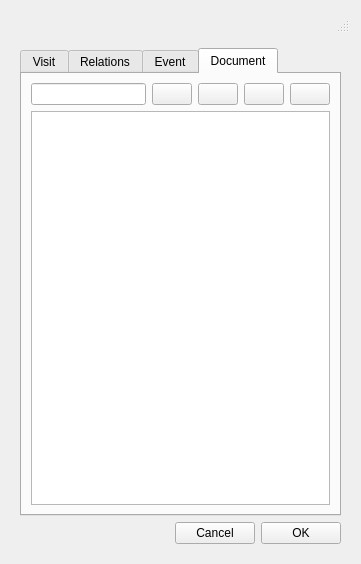
<?xml version="1.0" encoding="UTF-8"?>
<ui version="4.0">
 <class>MainWindow</class>
 <widget class="QWidget" name="MainWindow">
  <property name="geometry">
   <rect>
    <x>0</x>
    <y>0</y>
    <width>361</width>
    <height>564</height>
   </rect>
  </property>
  <property name="windowTitle">
   <string>MainWindow</string>
  </property>
  <layout class="QVBoxLayout" name="verticalLayout_3">
   <item>
    <widget class="QStatusBar" name="statusbar"/>
   </item>
   <item>
    <widget class="QWidget" name="centralwidget" native="true">
     <layout class="QVBoxLayout" name="verticalLayout_2">
      <item>
       <widget class="QTabWidget" name="tabWidget">
        <property name="currentIndex">
         <number>3</number>
        </property>
        <widget class="QWidget" name="Visit">
         <attribute name="title">
          <string>Visit</string>
         </attribute>
         <layout class="QVBoxLayout" name="verticalLayout" stretch="0,0,0,0,0,0,0,0">
          <item>
           <layout class="QHBoxLayout" name="horizontalLayout" stretch="0,0,1">
            <item>
             <widget class="QLabel" name="label_node_type">
              <property name="font">
               <font>
                <pointsize>8</pointsize>
                <weight>50</weight>
                <bold>false</bold>
               </font>
              </property>
              <property name="frameShape">
               <enum>QFrame::NoFrame</enum>
              </property>
              <property name="frameShadow">
               <enum>QFrame::Plain</enum>
              </property>
              <property name="text">
               <string>Id:</string>
              </property>
              <property name="textFormat">
               <enum>Qt::AutoText</enum>
              </property>
              <property name="scaledContents">
               <bool>false</bool>
              </property>
              <property name="alignment">
               <set>Qt::AlignLeading|Qt::AlignLeft|Qt::AlignVCenter</set>
              </property>
              <property name="margin">
               <number>3</number>
              </property>
             </widget>
            </item>
            <item>
             <spacer name="horizontalSpacer_2">
              <property name="orientation">
               <enum>Qt::Horizontal</enum>
              </property>
              <property name="sizeType">
               <enum>QSizePolicy::Preferred</enum>
              </property>
              <property name="sizeHint" stdset="0">
               <size>
                <width>70</width>
                <height>20</height>
               </size>
              </property>
             </spacer>
            </item>
            <item>
             <widget class="QLineEdit" name="visit_id">
              <property name="enabled">
               <bool>false</bool>
              </property>
              <property name="frame">
               <bool>true</bool>
              </property>
             </widget>
            </item>
           </layout>
          </item>
          <item>
           <layout class="QHBoxLayout" name="horizontalLayout_2" stretch="0,0,1">
            <item>
             <widget class="QLabel" name="label_node_type_3">
              <property name="font">
               <font>
                <pointsize>8</pointsize>
                <weight>50</weight>
                <bold>false</bold>
               </font>
              </property>
              <property name="frameShape">
               <enum>QFrame::NoFrame</enum>
              </property>
              <property name="frameShadow">
               <enum>QFrame::Plain</enum>
              </property>
              <property name="text">
               <string>Start date:* </string>
              </property>
              <property name="textFormat">
               <enum>Qt::AutoText</enum>
              </property>
              <property name="scaledContents">
               <bool>false</bool>
              </property>
              <property name="alignment">
               <set>Qt::AlignLeading|Qt::AlignLeft|Qt::AlignVCenter</set>
              </property>
              <property name="margin">
               <number>3</number>
              </property>
             </widget>
            </item>
            <item>
             <spacer name="horizontalSpacer_3">
              <property name="orientation">
               <enum>Qt::Horizontal</enum>
              </property>
              <property name="sizeType">
               <enum>QSizePolicy::Fixed</enum>
              </property>
              <property name="sizeHint" stdset="0">
               <size>
                <width>22</width>
                <height>20</height>
               </size>
              </property>
             </spacer>
            </item>
            <item>
             <widget class="QDateEdit" name="startdate">
              <property name="enabled">
               <bool>true</bool>
              </property>
              <property name="calendarPopup">
               <bool>true</bool>
              </property>
              <property name="date">
               <date>
                <year>2016</year>
                <month>1</month>
                <day>1</day>
               </date>
              </property>
             </widget>
            </item>
           </layout>
          </item>
          <item>
           <layout class="QHBoxLayout" name="horizontalLayout_3" stretch="0,0,1">
            <item>
             <widget class="QLabel" name="label_node_type_2">
              <property name="font">
               <font>
                <pointsize>8</pointsize>
                <weight>50</weight>
                <bold>false</bold>
               </font>
              </property>
              <property name="frameShape">
               <enum>QFrame::NoFrame</enum>
              </property>
              <property name="frameShadow">
               <enum>QFrame::Plain</enum>
              </property>
              <property name="text">
               <string>End date:*</string>
              </property>
              <property name="textFormat">
               <enum>Qt::AutoText</enum>
              </property>
              <property name="scaledContents">
               <bool>false</bool>
              </property>
              <property name="alignment">
               <set>Qt::AlignLeading|Qt::AlignLeft|Qt::AlignVCenter</set>
              </property>
              <property name="margin">
               <number>3</number>
              </property>
             </widget>
            </item>
            <item>
             <spacer name="horizontalSpacer_4">
              <property name="orientation">
               <enum>Qt::Horizontal</enum>
              </property>
              <property name="sizeType">
               <enum>QSizePolicy::Fixed</enum>
              </property>
              <property name="sizeHint" stdset="0">
               <size>
                <width>30</width>
                <height>20</height>
               </size>
              </property>
             </spacer>
            </item>
            <item>
             <widget class="QDateEdit" name="enddate">
              <property name="enabled">
               <bool>true</bool>
              </property>
              <property name="calendarPopup">
               <bool>true</bool>
              </property>
              <property name="date">
               <date>
                <year>2016</year>
                <month>1</month>
                <day>1</day>
               </date>
              </property>
             </widget>
            </item>
           </layout>
          </item>
          <item>
           <layout class="QHBoxLayout" name="horizontalLayout_4" stretch="0,0,1">
            <item>
             <widget class="QLabel" name="label_node_type_5">
              <property name="font">
               <font>
                <pointsize>8</pointsize>
                <weight>50</weight>
                <bold>false</bold>
               </font>
              </property>
              <property name="frameShape">
               <enum>QFrame::NoFrame</enum>
              </property>
              <property name="frameShadow">
               <enum>QFrame::Plain</enum>
              </property>
              <property name="text">
               <string>User name:</string>
              </property>
              <property name="textFormat">
               <enum>Qt::AutoText</enum>
              </property>
              <property name="scaledContents">
               <bool>false</bool>
              </property>
              <property name="alignment">
               <set>Qt::AlignLeading|Qt::AlignLeft|Qt::AlignVCenter</set>
              </property>
              <property name="margin">
               <number>3</number>
              </property>
             </widget>
            </item>
            <item>
             <spacer name="horizontalSpacer_5">
              <property name="orientation">
               <enum>Qt::Horizontal</enum>
              </property>
              <property name="sizeType">
               <enum>QSizePolicy::Fixed</enum>
              </property>
              <property name="sizeHint" stdset="0">
               <size>
                <width>27</width>
                <height>20</height>
               </size>
              </property>
             </spacer>
            </item>
            <item>
             <widget class="QLineEdit" name="cur_user">
              <property name="enabled">
               <bool>false</bool>
              </property>
              <property name="frame">
               <bool>true</bool>
              </property>
             </widget>
            </item>
           </layout>
          </item>
          <item>
           <layout class="QHBoxLayout" name="horizontalLayout_5" stretch="0,0,1">
            <item>
             <widget class="QLabel" name="label_node_type_4">
              <property name="font">
               <font>
                <pointsize>8</pointsize>
                <weight>50</weight>
                <bold>false</bold>
               </font>
              </property>
              <property name="frameShape">
               <enum>QFrame::NoFrame</enum>
              </property>
              <property name="frameShadow">
               <enum>QFrame::Plain</enum>
              </property>
              <property name="text">
               <string>Code:</string>
              </property>
              <property name="textFormat">
               <enum>Qt::AutoText</enum>
              </property>
              <property name="scaledContents">
               <bool>false</bool>
              </property>
              <property name="alignment">
               <set>Qt::AlignLeading|Qt::AlignLeft|Qt::AlignVCenter</set>
              </property>
              <property name="margin">
               <number>3</number>
              </property>
             </widget>
            </item>
            <item>
             <spacer name="horizontalSpacer_6">
              <property name="orientation">
               <enum>Qt::Horizontal</enum>
              </property>
              <property name="sizeType">
               <enum>QSizePolicy::Fixed</enum>
              </property>
              <property name="sizeHint" stdset="0">
               <size>
                <width>54</width>
                <height>20</height>
               </size>
              </property>
             </spacer>
            </item>
            <item>
             <widget class="QLineEdit" name="ext_code">
              <property name="enabled">
               <bool>true</bool>
              </property>
              <property name="frame">
               <bool>true</bool>
              </property>
             </widget>
            </item>
           </layout>
          </item>
          <item>
           <layout class="QHBoxLayout" name="horizontalLayout_6" stretch="0,0,1">
            <item>
             <widget class="QLabel" name="label_flexunion_code_4">
              <property name="font">
               <font>
                <pointsize>8</pointsize>
               </font>
              </property>
              <property name="frameShape">
               <enum>QFrame::NoFrame</enum>
              </property>
              <property name="frameShadow">
               <enum>QFrame::Plain</enum>
              </property>
              <property name="text">
               <string>Visitcat id:*</string>
              </property>
              <property name="textFormat">
               <enum>Qt::AutoText</enum>
              </property>
              <property name="scaledContents">
               <bool>false</bool>
              </property>
              <property name="alignment">
               <set>Qt::AlignLeading|Qt::AlignLeft|Qt::AlignVCenter</set>
              </property>
              <property name="margin">
               <number>3</number>
              </property>
             </widget>
            </item>
            <item>
             <spacer name="horizontalSpacer_7">
              <property name="orientation">
               <enum>Qt::Horizontal</enum>
              </property>
              <property name="sizeType">
               <enum>QSizePolicy::Fixed</enum>
              </property>
              <property name="sizeHint" stdset="0">
               <size>
                <width>27</width>
                <height>20</height>
               </size>
              </property>
             </spacer>
            </item>
            <item>
             <widget class="QComboBox" name="visitcat_id">
              <property name="editable">
               <bool>true</bool>
              </property>
              <property name="sizeAdjustPolicy">
               <enum>QComboBox::AdjustToContents</enum>
              </property>
             </widget>
            </item>
           </layout>
          </item>
          <item>
           <widget class="QLabel" name="label_flexunion_code_5">
            <property name="font">
             <font>
              <pointsize>8</pointsize>
             </font>
            </property>
            <property name="frameShape">
             <enum>QFrame::NoFrame</enum>
            </property>
            <property name="frameShadow">
             <enum>QFrame::Plain</enum>
            </property>
            <property name="text">
             <string>Descript:</string>
            </property>
            <property name="textFormat">
             <enum>Qt::AutoText</enum>
            </property>
            <property name="scaledContents">
             <bool>false</bool>
            </property>
            <property name="alignment">
             <set>Qt::AlignLeading|Qt::AlignLeft|Qt::AlignVCenter</set>
            </property>
            <property name="margin">
             <number>3</number>
            </property>
           </widget>
          </item>
          <item>
           <widget class="QLineEdit" name="descript">
            <property name="sizePolicy">
             <sizepolicy hsizetype="Expanding" vsizetype="Expanding">
              <horstretch>0</horstretch>
              <verstretch>0</verstretch>
             </sizepolicy>
            </property>
           </widget>
          </item>
         </layout>
        </widget>
        <widget class="QWidget" name="N">
         <attribute name="title">
          <string>Relations</string>
         </attribute>
         <layout class="QVBoxLayout" name="verticalLayout_4">
          <item>
           <layout class="QHBoxLayout" name="horizontalLayout_8" stretch="0,1">
            <item>
             <widget class="QLabel" name="label_feature_type">
              <property name="font">
               <font>
                <pointsize>8</pointsize>
               </font>
              </property>
              <property name="frameShape">
               <enum>QFrame::NoFrame</enum>
              </property>
              <property name="frameShadow">
               <enum>QFrame::Plain</enum>
              </property>
              <property name="text">
               <string>Feature type:</string>
              </property>
              <property name="textFormat">
               <enum>Qt::AutoText</enum>
              </property>
              <property name="scaledContents">
               <bool>false</bool>
              </property>
              <property name="alignment">
               <set>Qt::AlignLeading|Qt::AlignLeft|Qt::AlignVCenter</set>
              </property>
              <property name="margin">
               <number>3</number>
              </property>
             </widget>
            </item>
            <item>
             <widget class="QComboBox" name="feature_type">
              <property name="editable">
               <bool>true</bool>
              </property>
              <property name="sizeAdjustPolicy">
               <enum>QComboBox::AdjustToContents</enum>
              </property>
             </widget>
            </item>
           </layout>
          </item>
          <item>
           <widget class="Line" name="line_2">
            <property name="orientation">
             <enum>Qt::Horizontal</enum>
            </property>
           </widget>
          </item>
          <item>
           <layout class="QHBoxLayout" name="horizontalLayout_9">
            <item>
             <widget class="QLineEdit" name="feature_id"/>
            </item>
            <item>
             <widget class="QPushButton" name="btn_feature_insert">
              <property name="text">
               <string/>
              </property>
              <property name="icon">
               <iconset>
                <normaloff>../icons/111.png</normaloff>../icons/111.png</iconset>
              </property>
             </widget>
            </item>
            <item>
             <widget class="QPushButton" name="btn_feature_delete">
              <property name="text">
               <string/>
              </property>
              <property name="icon">
               <iconset>
                <normaloff>../icons/112.png</normaloff>../icons/112.png</iconset>
              </property>
             </widget>
            </item>
            <item>
             <widget class="QPushButton" name="btn_feature_snapping">
              <property name="text">
               <string/>
              </property>
              <property name="icon">
               <iconset>
                <normaloff>../icons/137.png</normaloff>../icons/137.png</iconset>
              </property>
             </widget>
            </item>
           </layout>
          </item>
          <item>
           <widget class="QTableView" name="tbl_relation">
            <property name="sortingEnabled">
             <bool>true</bool>
            </property>
           </widget>
          </item>
         </layout>
        </widget>
        <widget class="QWidget" name="tab_2">
         <attribute name="title">
          <string>Event</string>
         </attribute>
         <layout class="QVBoxLayout" name="verticalLayout_5">
          <item>
           <layout class="QHBoxLayout" name="horizontalLayout_10" stretch="0,1">
            <item>
             <widget class="QLabel" name="label_flexunion_code_8">
              <property name="font">
               <font>
                <pointsize>8</pointsize>
               </font>
              </property>
              <property name="frameShape">
               <enum>QFrame::NoFrame</enum>
              </property>
              <property name="frameShadow">
               <enum>QFrame::Plain</enum>
              </property>
              <property name="text">
               <string>Parameter type:*</string>
              </property>
              <property name="textFormat">
               <enum>Qt::AutoText</enum>
              </property>
              <property name="scaledContents">
               <bool>false</bool>
              </property>
              <property name="alignment">
               <set>Qt::AlignLeading|Qt::AlignLeft|Qt::AlignVCenter</set>
              </property>
              <property name="margin">
               <number>3</number>
              </property>
             </widget>
            </item>
            <item>
             <widget class="QComboBox" name="parameter_type_id">
              <property name="editable">
               <bool>true</bool>
              </property>
             </widget>
            </item>
           </layout>
          </item>
          <item>
           <layout class="QHBoxLayout" name="horizontalLayout_11" stretch="0,1">
            <item>
             <widget class="QLabel" name="label_flexunion_code_9">
              <property name="font">
               <font>
                <pointsize>8</pointsize>
               </font>
              </property>
              <property name="frameShape">
               <enum>QFrame::NoFrame</enum>
              </property>
              <property name="frameShadow">
               <enum>QFrame::Plain</enum>
              </property>
              <property name="text">
               <string>Parameter:*          </string>
              </property>
              <property name="textFormat">
               <enum>Qt::AutoText</enum>
              </property>
              <property name="scaledContents">
               <bool>false</bool>
              </property>
              <property name="alignment">
               <set>Qt::AlignLeading|Qt::AlignLeft|Qt::AlignVCenter</set>
              </property>
              <property name="margin">
               <number>3</number>
              </property>
             </widget>
            </item>
            <item>
             <widget class="QComboBox" name="parameter_id">
              <property name="editable">
               <bool>true</bool>
              </property>
             </widget>
            </item>
           </layout>
          </item>
          <item>
           <layout class="QHBoxLayout" name="horizontalLayout_12">
            <item>
             <spacer name="horizontalSpacer_8">
              <property name="orientation">
               <enum>Qt::Horizontal</enum>
              </property>
              <property name="sizeHint" stdset="0">
               <size>
                <width>40</width>
                <height>20</height>
               </size>
              </property>
             </spacer>
            </item>
            <item>
             <widget class="QPushButton" name="btn_event_insert">
              <property name="text">
               <string>Insert event</string>
              </property>
             </widget>
            </item>
           </layout>
          </item>
          <item>
           <widget class="Line" name="line">
            <property name="orientation">
             <enum>Qt::Horizontal</enum>
            </property>
           </widget>
          </item>
          <item>
           <layout class="QHBoxLayout" name="horizontalLayout_13">
            <item>
             <widget class="QPushButton" name="btn_event_update">
              <property name="text">
               <string>Update event</string>
              </property>
             </widget>
            </item>
            <item>
             <widget class="QPushButton" name="btn_event_delete">
              <property name="text">
               <string>Delete event</string>
              </property>
             </widget>
            </item>
           </layout>
          </item>
          <item>
           <widget class="QTableView" name="tbl_event_2">
            <property name="sortingEnabled">
             <bool>true</bool>
            </property>
           </widget>
          </item>
         </layout>
        </widget>
        <widget class="QWidget" name="tab_3">
         <attribute name="title">
          <string>Document</string>
         </attribute>
         <layout class="QVBoxLayout" name="verticalLayout_6">
          <item>
           <layout class="QHBoxLayout" name="horizontalLayout_14">
            <item>
             <widget class="QLineEdit" name="doc_id"/>
            </item>
            <item>
             <widget class="QPushButton" name="btn_doc_insert">
              <property name="text">
               <string/>
              </property>
              <property name="icon">
               <iconset>
                <normaloff>../icons/111.png</normaloff>../icons/111.png</iconset>
              </property>
             </widget>
            </item>
            <item>
             <widget class="QPushButton" name="btn_doc_delete">
              <property name="text">
               <string/>
              </property>
              <property name="icon">
               <iconset>
                <normaloff>../icons/112.png</normaloff>../icons/112.png</iconset>
              </property>
             </widget>
            </item>
            <item>
             <widget class="QPushButton" name="btn_doc_new">
              <property name="text">
               <string/>
              </property>
              <property name="icon">
               <iconset>
                <normaloff>../icons/34.png</normaloff>../icons/34.png</iconset>
              </property>
             </widget>
            </item>
            <item>
             <widget class="QPushButton" name="btn_open_doc">
              <property name="text">
               <string/>
              </property>
              <property name="icon">
               <iconset>
                <normaloff>../icons/170.png</normaloff>../icons/170.png</iconset>
              </property>
             </widget>
            </item>
           </layout>
          </item>
          <item>
           <widget class="QTableView" name="tbl_document">
            <property name="enabled">
             <bool>true</bool>
            </property>
           </widget>
          </item>
         </layout>
        </widget>
       </widget>
      </item>
      <item>
       <layout class="QHBoxLayout" name="horizontalLayout_7">
        <item>
         <spacer name="horizontalSpacer">
          <property name="orientation">
           <enum>Qt::Horizontal</enum>
          </property>
          <property name="sizeHint" stdset="0">
           <size>
            <width>40</width>
            <height>20</height>
           </size>
          </property>
         </spacer>
        </item>
        <item>
         <widget class="QPushButton" name="btn_cancel">
          <property name="text">
           <string>Cancel</string>
          </property>
         </widget>
        </item>
        <item>
         <widget class="QPushButton" name="btn_accept">
          <property name="text">
           <string>OK</string>
          </property>
         </widget>
        </item>
       </layout>
      </item>
     </layout>
    </widget>
   </item>
  </layout>
 </widget>
 <resources/>
 <connections/>
</ui>
